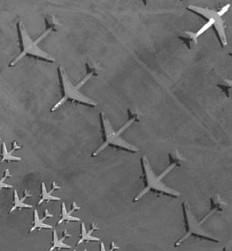
%> input picture planes1.jpg, 232 x 251 px
$ octave missing_planes.m   (GNU Octave 9; MATLAB toolbox functions it lacks are replaced by stand-ins)
%> lines starting %> are read from the running program, lines starting %| are printed output that depends on the picture; in (x1, y1, x2, y2) boxes, pixels count from 0 and x2, y2 are one past the last pixel; in counts of white or black regions, pixels touching at a corner belong together; the program's own positions count from 1
% Hideaki Yoshida

clf
colormap('gray');

im1 = imread('planes1.jpg');
%> im1 is the input picture: size 251x232 uint8; min 23, max 255, mean 106.4
subplot(4,1,1);
imagesc(im1);
axis off;
title('Plane 1','fontweight','bold');

im2 = imread('planes2.jpg');
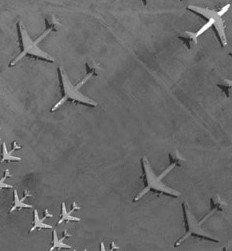
%> input picture planes2.jpg, 232 x 251 px
%> im2 is the input picture: size 251x232 uint8; min 17, max 255, mean 106.3
subplot(4,1,2);
imagesc(im2);
axis off;
title('Plane 2','fontweight','bold');

diff = im1 - im2;
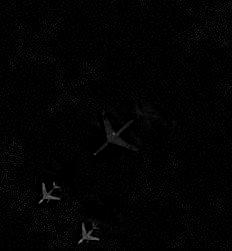
%> diff: size 251x232 uint8; min 0, max 129, mean 2.8
subplot(4,1,3);
imagesc(diff);
axis off;
title('Difference','fontweight','bold');

% Find row and col indecies of max values.
[r,c] = ind2sub(size(diff),find(diff == max(diff(:))));
%> r = 201; c = 42
hold on;
plot(c,r,'.r');
text(c+2,r+2,'max', 'color', 'red');

threshold = .15 * max(diff(:));
%> threshold = 19
% Create a logical array of elements bigger than the threshold.
newdiff = diff >= threshold;
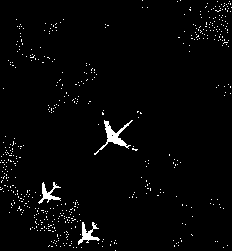
%> newdiff: size 251x232 logical; 2.3% white; 508 white regions (505 under 20 px), largest, box (x1, y1, x2, y2) and area: (94, 120, 133, 155) 313, (78, 222, 100, 245) 187, (38, 182, 61, 204) 175
subplot(4,1,4);
imagesc(newdiff);
axis off;
title('Difference > thresholdValue','fontweight','bold');
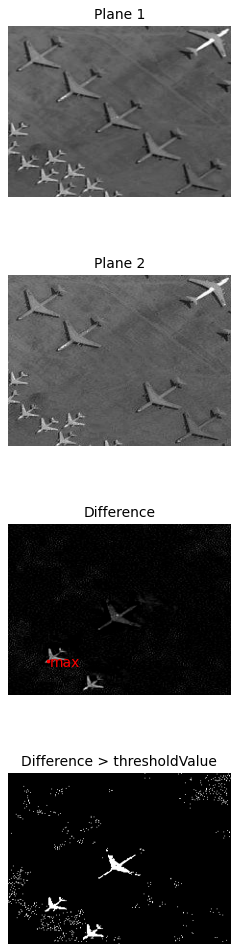
%> figure redrawn from the program's plot data, 4 panels
